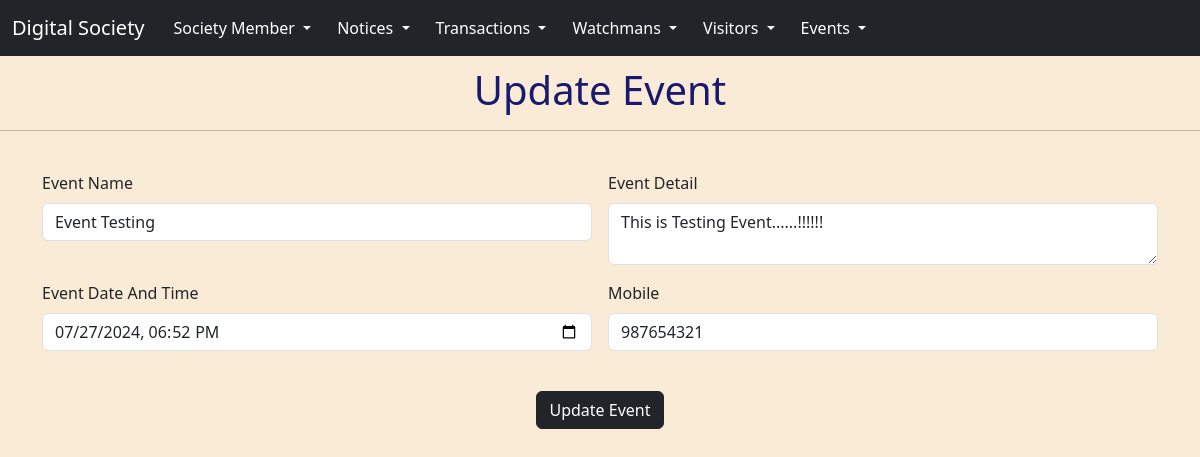
The page /updateevent/2 on the database its author committed.
### myapp/models.py (models this page shows)
class AddEvent(models.Model):
    eventname=models.CharField(max_length=20)
    eventdetail=models.CharField(max_length=100)
    datetime=models.DateTimeField()
    mobile=models.BigIntegerField()

### myapp/views.py (the view, shortened to what this page needs)
# urls.py: path('updateevent/<int:id>',views.updateevent),
def updateevent(request,id):
    eid = AddEvent.objects.get(id=id)
    return render(request,'updateevent.html',{'eid':eid})

### myapp/templates/updateevent.html (shortened to what this page needs)
<!DOCTYPE html>
<html lang="en">
    <head>
        <link
            href="https://cdn.jsdelivr.net/npm/bootstrap@5.3.3/dist/css/bootstrap.min.css"
            rel="stylesheet"
>
    </head>
    <body>
        <nav class="navbar navbar-expand-lg navbar-dark bg-dark">
            <div class="container-fluid">
                <a class="navbar-brand" href="#">Digital Society</a>
                <div class="collapse navbar-collapse"
                    id="navbarNavDarkDropdown">
                    <ul class="navbar-nav">
                        <li class="nav-item dropdown">
                            <button class="btn btn-dark dropdown-toggle"
                                data-bs-toggle="dropdown" aria-expanded="false">
                                Society Member
                            </button>
                        </li>
                    </ul>
                    <ul class="navbar-nav">
                        <li class="nav-item dropdown">
                            <button class="btn btn-dark dropdown-toggle"
                                data-bs-toggle="dropdown" aria-expanded="false">
                                Notices
                            </button>
                        </li>
                    </ul>
                    <ul class="navbar-nav">
                        <li class="nav-item dropdown">
                            <button class="btn btn-dark dropdown-toggle"
                                data-bs-toggle="dropdown" aria-expanded="false">
                                Transactions
                            </button>
                        </li>
                    </ul>
                    <ul class="navbar-nav">
                        <li class="nav-item dropdown">
                            <button class="btn btn-dark dropdown-toggle"
                                data-bs-toggle="dropdown" aria-expanded="false">
                                Watchmans
                            </button>
                        </li>
                    </ul>
                    <ul class="navbar-nav">
                        <li class="nav-item dropdown">
                            <button class="btn btn-dark dropdown-toggle"
                                data-bs-toggle="dropdown" aria-expanded="false">
                                Visitors
                            </button>
                        </li>
                    </ul>
                    <ul class="navbar-nav">
                        <li class="nav-item dropdown">
                            <button class="btn btn-dark dropdown-toggle"
                                data-bs-toggle="dropdown" aria-expanded="false">
                                Events
                            </button>
                        </li>
                    </ul>
                </div>
            </div>
        </nav>
        <center>
            <h1>Update Event</h1>
        </center>
        <hr>
        <br>
        <div class="container">
            <form class="row g-3 needs-validation" method="post" novalidate>
                <div class="col-md-6 position-relative">
                    <label for="validationTooltip01" class="form-label">Event
                        Name</label>
                    <input type="text" class="form-control"
                        id="validationTooltip01" name="eventname"
                        value="{{eid.eventname}}" required>
                </div>
                <div class="col-md-6 position-relative">
                    <label for="validationTooltip02" class="form-label">Event
                        Detail</label>
                    <textarea class="form-control"
                        name="eventdetail">{{eid.eventdetail}}</textarea>
                </div>
                <div class="col-md-6 position-relative">
                    <label for="validationTooltip02" class="form-label">Event
                        Date And Time</label>
                    <input type="datetime-local" class="form-control"
                        id="validationTooltip02" name="datetime"
                        value="{{ eid.datetime|date:"Y-m-d\TH:i" }}" required>
                </div>
                <div class="col-md-6 position-relative">
                    <label for="validationTooltip05"
                        class="form-label">Mobile</label>
                    <input type="text" class="form-control"
                        value="{{eid.mobile}}"
                        id="validationTooltip05" name="mobile" required>
                </div>
                <div class="col-12">
                    <br>
                    <center><button class="btn btn-dark" type="submit">Update
                            Event</button></center>
                </div>
            </form>
        </div>
    </body>
</html>

### myapp/templates/updateevent.html (style rules this page uses)
body { background-color: antiquewhite; }
h1 { color: midnightblue; margin-top: 10px; }

### rows shown on the page
AddEvent: eventname "Event Testing", eventdetail "This is Testing Event......!!!!!!", datetime "07/27/2024 18:52", mobile "987654321"
